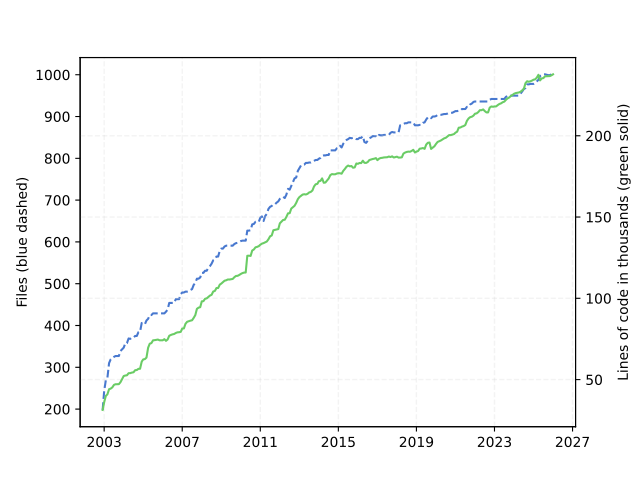

Write the Python code that produced this figure.
#!/usr/bin/env python3
import matplotlib.pyplot as plt
import numpy as np
import math

# Import stuff for working with dates
from datetime import datetime
from matplotlib.dates import date2num

# git checkout `git rev-list -n 1 --before="$my_date" master`
# cloc.pl src/*/*.C include/*/*.h

data = [
# 2003 - All data from archived svn repo
    # '2003-01-10', 158, 29088, # SVN revision 4 - this is the first revision with trunk/libmesh
    # '2003-01-20', 184, 28937, # SVN revision 11
    # '2003-01-24', 198, 31158, # SVN revision 23
    '2003-02-04', 198, 31344, # SVN revision 47
    '2003-03-04', 243, 36036,
    '2003-04-04', 269, 39946,
    '2003-05-04', 275, 40941,
    '2003-06-04', 310, 44090,
    '2003-07-04', 319, 44445,
    '2003-08-04', 322, 45225,
    '2003-09-04', 325, 46762,
    '2003-10-04', 327, 47151,
    '2003-11-04', 327, 47152, # Up to now, all the include files were in the same directory
    '2003-12-04', 327, 47184,
# 2004 - All data from archived svn repo
    '2004-01-04', 339, 48437,
    '2004-02-04', 343, 50455,
    '2004-03-04', 347, 52198,
    '2004-04-04', 358, 52515,
    '2004-05-04', 358, 52653,
    '2004-06-04', 369, 53953,
    '2004-07-04', 368, 53981,
    '2004-08-04', 371, 54316,
    '2004-09-04', 371, 54510,
    '2004-10-04', 375, 55785,
    '2004-11-04', 375, 55880,
    '2004-12-04', 384, 56612,
# 2005 - All data from archived svn repo
    '2005-01-04', 385, 56674,
    '2005-02-04', 406, 61034,
    '2005-03-04', 406, 62423,
    '2005-04-04', 403, 62595,
    '2005-05-04', 412, 63540,
    '2005-06-04', 416, 69619,
    '2005-07-04', 425, 72092,
    '2005-08-04', 425, 72445,
    '2005-09-04', 429, 74148,
    '2005-10-04', 429, 74263,
    '2005-11-04', 429, 74486,
    '2005-12-04', 429, 74629,
# 2006 - All data from archived svn repo
    '2006-01-04', 429, 74161,
    '2006-02-04', 429, 74165,
    '2006-03-04', 429, 74170,
    '2006-04-04', 429, 74864,
    '2006-05-04', 433, 73847,
    '2006-06-04', 438, 74681,
    '2006-07-04', 454, 76954,
    '2006-08-04', 454, 77464,
    '2006-09-04', 454, 77843,
    '2006-10-04', 454, 78051,
    '2006-11-04', 463, 78683,
    '2006-12-04', 463, 79057,
# 2007 - All data from archived svn repo
    '2007-01-04', 463, 79149,
    '2007-02-04', 475, 79344,
    '2007-03-04', 479, 81416,
    '2007-04-04', 479, 81468,
    '2007-05-04', 481, 84312,
    '2007-06-04', 481, 85565,
    '2007-07-04', 482, 85924,
    '2007-08-04', 485, 86248,
    '2007-09-04', 487, 86481,
    '2007-10-04', 497, 87926,
    '2007-11-04', 502, 89687,
    '2007-12-04', 512, 93523,
# 2008 - All data from archived svn repo
    '2008-01-04', 512, 94263,
    '2008-02-04', 515, 94557,
    '2008-03-04', 526, 98127,
    '2008-04-04', 526, 98256,
    '2008-05-04', 531, 99715,
    '2008-06-04', 531, 99963,
    '2008-07-04', 538, 100839,
    '2008-08-04', 542, 101682,
    '2008-09-04', 548, 102163,
    '2008-10-04', 556, 104185,
    '2008-11-04', 558, 104535,
    '2008-12-04', 565, 106318,
# 2009 - All data from archived svn repo
    '2009-01-04', 565, 106340,
    '2009-02-04', 579, 108431,
    '2009-03-04', 584, 109050,
    '2009-04-04', 584, 109922,
    '2009-05-04', 589, 110821,
    '2009-06-04', 591, 111094,
    '2009-07-04', 591, 111571,
    '2009-08-04', 591, 111555,
    '2009-09-04', 591, 111746,
    '2009-10-04', 591, 111920,
    '2009-11-04', 595, 112993,
    '2009-12-04', 597, 113744,
# 2010 - All data from archived svn repo
    '2010-01-04', 598, 113840,
    '2010-02-04', 600, 114378,
    '2010-03-04', 602, 114981,
    '2010-04-04', 603, 115509,
    '2010-05-04', 603, 115821,
    '2010-06-04', 603, 115875,
    '2010-07-04', 627, 126159,
    '2010-08-04', 627, 126217,
    '2010-09-04', 628, 126078,
    '2010-10-04', 642, 129417,
    '2010-11-04', 643, 130045,
    '2010-12-04', 648, 131363,
# 2011 - All data from archived svn repo
    '2011-01-04', 648, 131644,
    '2011-02-04', 648, 132105,
    '2011-03-04', 658, 132950,
    '2011-04-04', 661, 133643,
    '2011-05-04', 650, 133958,
    '2011-06-04', 662, 134447,
    '2011-07-04', 667, 134938,
    '2011-08-04', 679, 136338,
    '2011-09-04', 684, 138165,
    '2011-10-04', 686, 138627,
    '2011-11-04', 690, 141876,
    '2011-12-04', 690, 142096,
# 2012
    '2012-01-04', 694, 142345,
    '2012-02-04', 697, 142585,
    '2012-03-04', 703, 146127,
    '2012-04-04', 706, 147191,
    '2012-05-04', 708, 148202,
    '2012-06-04', 705, 148334,
    '2012-07-04', 713, 150066,
    '2012-08-04', 727, 152269,
    '2012-09-04', 725, 152381,
    '2012-10-04', 734, 155213, # cloc reports 1092 and 1094 files for Oct/Nov, Don't know what happened...
    '2012-11-04', 743, 156082, # We moved from libmesh/src to src around here so maybe that caused it?
    '2012-12-04', 752, 156903,
# 2013
    '2013-01-04', 754, 158689, # 8f3e4977
    '2013-02-04', 770, 161001, # f495444d
    '2013-03-04', 776, 162239, # a7db13bb
    '2013-04-04', 783, 162986, # bcb7ede1
    '2013-05-04', 785, 163808, # 1f8be16b
    '2013-06-04', 785, 164022, # bb96e8a6
    '2013-07-04', 789, 163854, # 6651e65b
    '2013-08-04', 789, 164269, # ee336c6d
    '2013-09-04', 790, 165129, # bd37bb54
    '2013-10-04', 790, 165447, # 36341107
    '2013-11-04', 792, 166342, # eb1a1b7d
    '2013-12-04', 794, 168812, # 474509c0
# 2014
    '2014-01-04', 796, 170174, # f7e9b2a2
    '2014-02-04', 796, 170395, # a93acc24
    '2014-03-04', 799, 172037, # 799c3521
    '2014-04-04', 801, 172230, # 46974589
    '2014-05-04', 806, 173772, # 66d4e144
    '2014-06-04', 807, 171098, # e437059d
    '2014-07-04', 807, 171220, # 86e6540c
    '2014-08-04', 808, 172534, # 3b5bb943
    '2014-09-04', 808, 173694, # ef4465a5
    '2014-10-04', 819, 175750, # eedbf7b3
    '2014-11-04', 819, 176415, # c9675dcc
    '2014-12-04', 819, 176277, # c3b2bc9f
# 2015
    '2015-01-04', 819, 176289, # 18abbe4d
    '2015-02-04', 824, 176758, # 1034fe81
    '2015-03-04', 825, 176958, # 54bc2d27
    '2015-04-04', 830, 176926, # c9451c01
    '2015-05-04', 826, 176659, # e9e008a6
    '2015-06-04', 835, 178411, # 5f771ed6
    '2015-07-04', 840, 179578, # ea34669e
    '2015-08-04', 844, 180953, # eb301034
    '2015-09-04', 846, 181675, # ddab3b52
    '2015-10-04', 849, 181196, # 6d36bc77
    '2015-11-04', 848, 181385, # acc4cc5b
    '2015-12-04', 849, 180331, # f434f93f
# 2016
    '2016-01-04', 849, 180538, # 0de29508
    '2016-02-04', 846, 182937, # 04b618f4
    '2016-03-04', 846, 182727, # f63ac0b8
    '2016-04-04', 849, 183261, # a59cce15
    '2016-05-04', 849, 183176, # 4c78b30b
    '2016-06-04', 853, 184649, # 3393e1a9
    '2016-07-04', 839, 183363, # ead29425
    '2016-08-04', 837, 183288, # 8406aac3
    '2016-09-04', 842, 183850, # 1bf9f548
    '2016-10-04', 848, 185062, # 72f8aa7d
    '2016-11-04', 850, 185408, # 3a90559b
    '2016-12-04', 853, 185683, # 4636ea58
# 2017
    '2017-01-04', 853, 185885, # 6c7743ee
    '2017-02-04', 853, 186246, # be0ecd40
    '2017-03-04', 850, 184993, # 7913dc77
    '2017-04-04', 856, 185905, # 1e5cb6f6
    '2017-05-04', 855, 186311, # dfd89fe6
    '2017-06-04', 855, 186441, # 642b81d3
    '2017-07-04', 856, 186664, # 586e9751
    '2017-08-04', 856, 186707, # 5a6642bf
    '2017-09-04', 856, 186793, # d75605cb
    '2017-10-04', 856, 187219, # b291e377
    '2017-11-04', 861, 186893, # 4d08770f
    '2017-12-04', 863, 187335, # 7e8c93f0
# 2018
    '2018-01-04', 862, 186607, # 0a86a3c1
    '2018-02-04', 862, 186902, # 158829d4
    '2018-03-04', 862, 187127, # 3287318f
    '2018-04-04', 862, 186557, # 0dcfe02f
    '2018-05-04', 879, 186594, # ad06819b
    '2018-06-04', 880, 186738, # bfa9b7a3
    '2018-07-04', 882, 189018, # 92c9b163
    '2018-08-04', 884, 189659, # fee809be
    '2018-09-04', 884, 190046, # bd3db5ba
    '2018-10-04', 886, 190239, # b7c021ef
    '2018-11-04', 886, 190164, # b68a3414
    '2018-12-04', 886, 190650, # 3134aa86
# 2019
    '2019-01-04', 886, 191341, # 08ea2d6d
    '2019-02-04', 879, 189708, # 3679dac7
    '2019-03-04', 879, 190253, # 0a047066
    '2019-04-04', 879, 190583, # 260d091f
    '2019-05-04', 880, 192048, # c4c9fd54
    '2019-06-04', 880, 192174, # 49e6d8fa
    '2019-07-04', 885, 192442, # 5469d454
    '2019-08-04', 886, 191947, # e3f7c8e2
    '2019-09-04', 893, 194600, # 2d7cfaac
    '2019-10-04', 898, 195670, # d252e82f
    '2019-11-04', 899, 195840, # bd0812c7
    '2019-12-04', 896, 191898, # ac649146
# 2020
    '2020-01-04', 900, 192704, # 259ad8f4
    '2020-02-04', 900, 193538, # 3d4ec1c6
    '2020-03-04', 901, 194935, # 56ffd2f6
    '2020-04-04', 904, 196199, # 9ac9b4b9
    '2020-05-04', 904, 196658, # 6e32c593
    '2020-06-04', 904, 197092, # f707c65a
    '2020-07-04', 905, 197773, # b9d342ba
    '2020-08-04', 906, 198400, # cb8514e3
    '2020-09-04', 906, 198749, # 1630a53b
    '2020-10-04', 907, 199497, # e9c15910
    '2020-11-04', 909, 200385, # 4825db9c
    '2020-12-04', 909, 200392, # 7a6d338b
# 2021
    '2021-01-04', 909, 200705, # 3b410bcf
    '2021-02-04', 911, 201006, # 0c89409c
    '2021-03-04', 913, 201897, # d95eef7b
    '2021-04-04', 913, 202506, # 5298bf63
    '2021-05-04', 914, 204952, # 27b4a43d
    '2021-06-04', 914, 205061, # 16dff2ff
    '2021-07-04', 918, 205622, # 5fcbf3ae
    '2021-08-04', 918, 205957, # a0f5f800
    '2021-09-04', 918, 206599, # 213f1047
    '2021-10-04', 923, 209158, # 8b0c446c
    '2021-11-04', 923, 210630, # 6efe68bc
    '2021-12-04', 929, 211431, # 7db4373a
# 2022
    '2022-01-04', 931, 211714, # c1897db0
    '2022-02-04', 935, 212387, # 30237b84
    '2022-03-04', 936, 213559, # 172f5708
    '2022-04-04', 936, 213760, # e2bf5733
    '2022-05-04', 936, 214529, # f48e169b
    '2022-06-04', 936, 215737, # 4747096d
    '2022-07-04', 936, 215719, # 97fafb9c
    '2022-08-04', 936, 216199, # 7bfdc320
    '2022-09-04', 936, 215157, # ca67cb4f
    '2022-10-04', 936, 214364, # ec9c9438
    '2022-11-04', 936, 214367, # ad712312
    '2022-12-04', 940, 217264, # 64ee53f9
# 2023
    '2023-01-04', 942, 218026, # f6d880f7
    '2023-02-04', 942, 217816, # 91f430af
    '2023-03-04', 942, 218029, # c1357f9f
    '2023-04-04', 942, 218062, # d143a596
    '2023-05-04', 942, 218857, # fb4a94c0
    '2023-06-04', 942, 219543, # e8f0b6c4
    '2023-07-04', 942, 219916, # a06162b2
    '2023-08-04', 942, 220602, # 69106dc3
    '2023-09-04', 942, 221002, # 67204eee
    '2023-10-04', 947, 222094, # fbd56da3
    '2023-11-04', 949, 222982, # b2248b50
    '2023-12-04', 949, 223517, # 7a08eb24
# 2024
    '2024-01-04', 950, 224471, # 99d5574a
    '2024-02-04', 950, 225062, # e1eb2e35
    '2024-03-04', 950, 225821, # cd219275
    '2024-04-04', 950, 226242, # 3cf29a13
    '2024-05-04', 950, 226432, # 74335106
    '2024-06-04', 950, 226633, # bcb45774
    '2024-07-04', 955, 227078, # 9d64dd43
    '2024-08-04', 960, 227917, # 03d04dc2
    '2024-09-04', 966, 228908, # cfdd6fbe
    '2024-10-04', 968, 232334, # a4553c26
    '2024-11-04', 977, 233532, # 57282298
    '2024-12-04', 977, 233214, # 9b8e371f
# 2025
    '2025-01-04', 978, 233494, # 5990e6e3
    '2025-02-04', 978, 233945, # dd45901d
    '2025-03-04', 978, 234470, # feea4b05
    '2025-04-04', 980, 234716, # 22850dcb
    '2025-05-04', 984, 235765, # f00b83ba
    '2025-06-04', 988, 237502, # 10800980
    '2025-07-04', 997, 234048, # dfab95fc
    '2025-08-04', 999, 235277, # ffdcb0a2
    '2025-09-04', 1001, 235472, # 214ecacc
    '2025-10-04', 1001, 236558, # fe959335
    '2025-11-04', 1000, 236637, # af134b85
    '2025-12-04', 999, 236672, # b975b673
# 2026
    '2026-01-04', 999, 236719, # 9e7634c3
    '2026-02-04', 1001, 237207, # 041425a2
    '2026-03-04', 1001, 237793, # c889858f
]

# Extract the dates from the data array
date_strings = data[0::3]

# Convert date strings into numbers
date_nums = []
for d in date_strings:
  date_nums.append(date2num(datetime.strptime(d, '%Y-%m-%d')))

# Extract number of files from data array
n_files = data[1::3]

# Extract number of lines of code from data array
n_lines = data[2::3]

# Get a reference to the figure
fig = plt.figure()

# add_subplot(111) is equivalent to Matlab's subplot(1,1,1) command.
# The colors used come from sns.color_palette("muted").as_hex(). They
# are the "same basic order of hues as the default matplotlib color
# cycle but more attractive colors."
# We use the twinx() command to add a second y-axis
ax1 = fig.add_subplot(111)
ax2 = ax1.twinx()

# We use the grid lines from the second axis (lines of code) as I think
# that is generally of more interest than number of files. I ran into
# an issue using axis='both', but turning on the x-grid on ax1 and the
# y-grid on ax2 seems to do the trick.

# According to this SO, we can force the grid lines to be displayed "below"
# the data using these flags, but this did not work for me.
# https://stackoverflow.com/questions/1726391/matplotlib-draw-grid-lines-behind-other-graph-elements
ax1.set_axisbelow(True)
ax2.set_axisbelow(True)

ax1.grid(visible=True, axis='x', color='lightgray', linestyle='--', linewidth=1, alpha=0.25)
ax2.grid(visible=True, axis='y', color='lightgray', linestyle='--', linewidth=1, alpha=0.25)

# Plot number of files vs. time
ax1.plot(date_nums, n_files, color=u'#4878cf', marker=None, linestyle='--', markersize=4, markevery=5)
ax1.set_ylabel('Files (blue dashed)')

# Set up x-tick locations
ticks_names = ['2003', '2007', '2011', '2015', '2019', '2023', '2027']

# Get numerical values for the names
tick_nums = []
for x in ticks_names:
  tick_nums.append(date2num(datetime.strptime(x + '-03-04', '%Y-%m-%d')))

# Set tick labels and positions
ax1.set_xticks(tick_nums)
ax1.set_xticklabels(ticks_names)

# Plot lines of code vs. time
ax2.plot(date_nums, np.divide(n_lines, 1000.), color=u'#6acc65', marker=None, linestyle='-', markersize=4, markevery=5)
ax2.set_ylabel('Lines of code in thousands (green solid)')

# Trying to get the grid lines "under" the data using the method described here:
# https://stackoverflow.com/questions/1726391/matplotlib-draw-grid-lines-behind-other-graph-elements
# but this does not seem to have any effect no matter what number I use.
# [line.set_zorder(10) for line in ax1.lines]
# [line.set_zorder(10) for line in ax2.lines]

# Create linear curve fits of the data
files_fit = np.polyfit(date_nums, n_files, 1)
lines_fit = np.polyfit(date_nums, n_lines, 1)

# Convert to files/month
files_per_month = files_fit[0]*(365./12.)
lines_per_month = lines_fit[0]*(365./12.)

# Print curve fit data on the plot , '%.1f'
# files_msg = 'Approx. ' + '%.1f' % files_per_month + ' files added/month'
# lines_msg = 'Approx. ' + '%.1f' % lines_per_month + ' lines added/month'
# ax1.text(date_nums[len(date_nums)/4], 300, files_msg);
# ax1.text(date_nums[len(date_nums)/4], 250, lines_msg);

# Save as PDF
plt.savefig('cloc_libmesh.pdf', format='pdf')

# Local Variables:
# python-indent: 2
# End:
